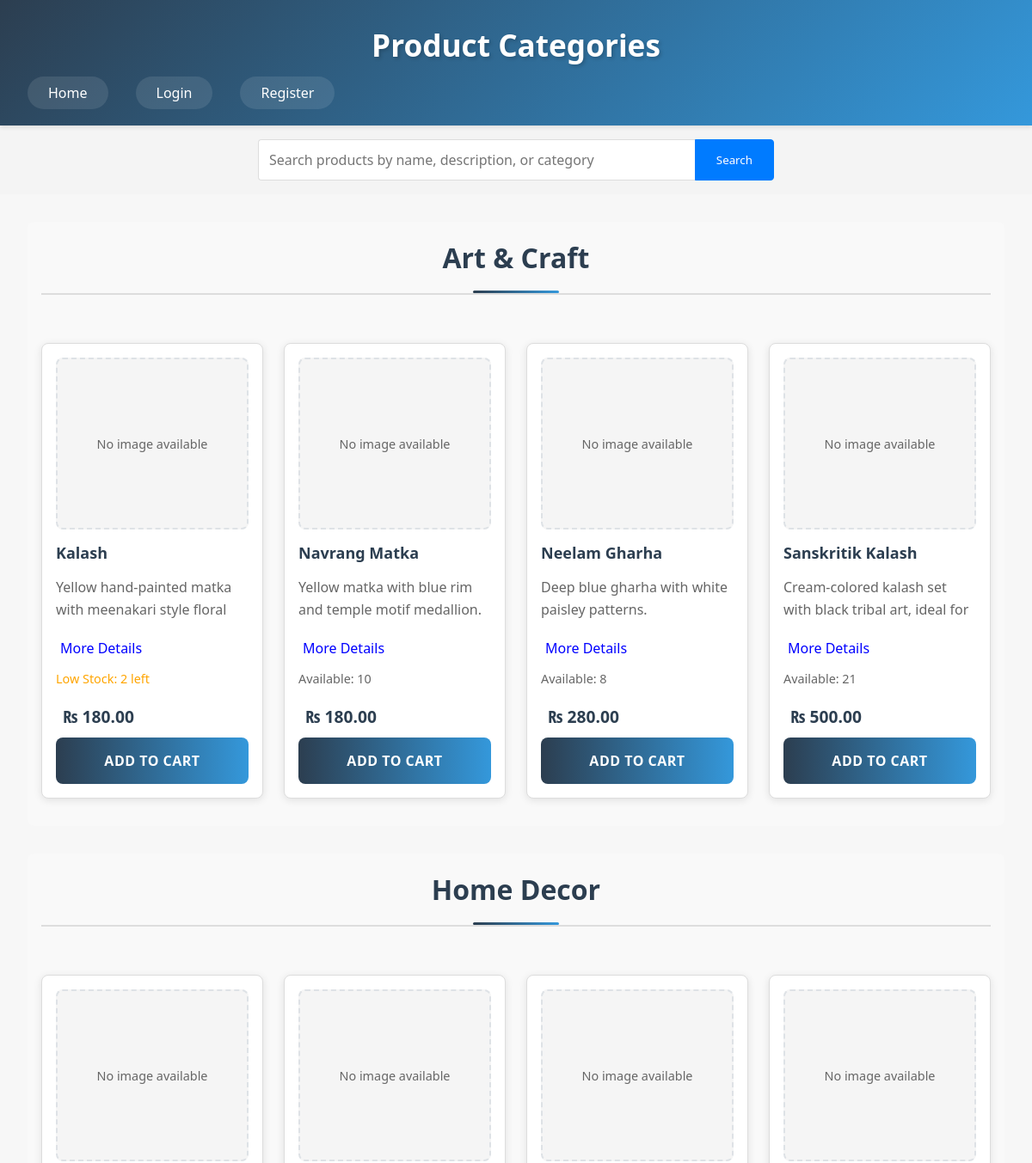
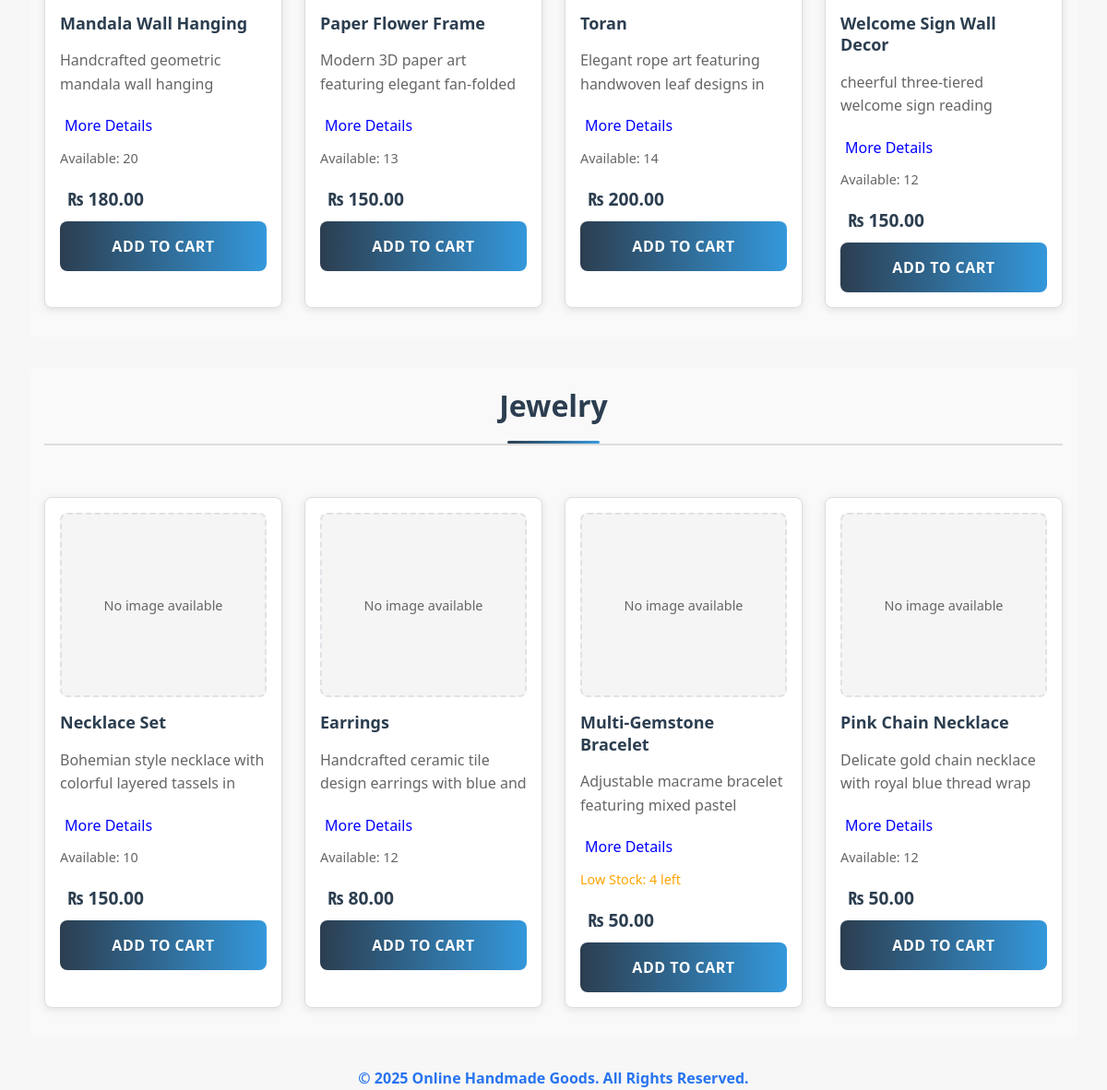
Screenshot of /productCategory.php with the database file from the repository (2 pictures, top to bottom).
### tables this page shows
CREATE TABLE `products` (
  `product_id` int(11) NOT NULL,
  `name` varchar(100) NOT NULL,
  `description` text DEFAULT NULL,
  `price` decimal(10,2) NOT NULL,
  `stock` int(11) NOT NULL,
  `Image` varchar(255) NOT NULL,
  `category_id` int(11) NOT NULL
);

### productCategory.php (the view, shortened to what this page needs)
<?php
include 'db.php';
$search_query = isset($_GET['search']) ? $con->real_escape_string($_GET['search']) : '';
$query = "SELECT c.category_id, c.name as category_name,
          p.product_id, p.name as product_name, p.description, p.price, p.Image, p.stock
          FROM categories c
          LEFT JOIN products p ON c.category_id = p.category_id
          WHERE p.name LIKE '%$search_query%' OR p.description LIKE '%$search_query%' OR c.name LIKE '%$search_query%'
          ORDER BY c.name, p.name";
$result = $con->query($query);
$categories = [];
while ($row = $result->fetch_assoc()) {
    if (!isset($categories[$row['category_id']])) {
        $categories[$row['category_id']] = [
            'name' => $row['category_name'],
            'products' => []
        ];
    }
    if ($row['product_id']) {
        $categories[$row['category_id']]['products'][] = [
            'id' => $row['product_id'],
            'name' => $row['product_name'],
            'description' => $row['description'],
            'price' => $row['price'],
            'image' => $row['Image'],
            'stock' => $row['stock']
        ];
    }
}
?>
<!DOCTYPE html>
<html lang="en">
<head>
    <link rel="stylesheet" href="Styles/index.css">
</head>
<body>
<header>
    <div class="header-content">
        <div class="header-title">
            <h1>Product Categories</h1>
        </div>
        <div class="header-navigation">
            <nav>
                <ul>
                    <li><a href="index.php">Home</a></li>
                    <?php if(isset($_SESSION['user_id'])): ?>
                        <li><a class="logoutbtn" href="logout.php">Logout</a></li>
                        <li>
                            <a href="Cart.php" class="cart-icon">
                                My Cart
                                <?php
                                $cartCount = isset($_SESSION['cart_count']) ? $_SESSION['cart_count'] : 0;
                                if($cartCount > 0): ?>
                                    <span class="cart-count"><?php echo $cartCount; ?></span>
                                <?php endif; ?>
                            </a>
                        </li>
                    <?php else: ?>
                        <li><a href="login.php">Login</a></li>
                        <li><a href="register.php">Register</a></li>
                    <?php endif; ?>
                </ul>
            </nav>
        </div>
    </div>
</header>
<div class="search-container">
    <form action="productCategory.php" method="GET">
        <input type="text" name="search" class="search-input"
               placeholder="Search products by name, description, or category"
               value="<?php echo htmlspecialchars($search_query); ?>">
        <button type="submit" class="search-button">Search</button>
    </form>
</div>
<div class="container">
    <?php if (empty($categories)): ?>
        <div class="no-products">
            <h2>No products found</h2>
        </div>
    <?php else: ?>
        <?php foreach ($categories as $category): ?>
            <section class="category-section">
                <h2 class="category-title"><?php echo htmlspecialchars($category['name']); ?></h2>
                <?php if (empty($category['products'])): ?>
                    <div class="no-products">
                        <p>No products available in this category</p>
                    </div>
                <?php else: ?>
                    <div class="category-products">
                        <?php foreach ($category['products'] as $product): ?>
                            <div class="product-item">
                                <div class="product-image-container">
                                    <?php if(!empty($product['image']) && file_exists($product['image'])): ?>
                                        <img src="<?php echo htmlspecialchars($product['image']); ?>"
                                            alt="<?php echo htmlspecialchars($product['name']); ?>"
                                            class="product-image">
                                    <?php else: ?>
                                        <div class="error-image">
                                            No image available
                                        </div>
                                    <?php endif; ?>
                                </div>
                                <h3><?php echo htmlspecialchars($product['name']); ?></h3>
                                <p class="product-description">
                                    <?php echo htmlspecialchars($product['description']); ?>
                                </p>
                                <span class="product-more" data-product-id="<?php echo $product['id']; ?>">More Details</span>
                                <div class="stock-info <?php echo ($product['stock'] <= 0 ? 'out-of-stock' : ($product['stock'] <= 5 ? 'low-stock' : '')); ?>">
                                    <?php
                                    if ($product['stock'] <= 0) {
                                        echo 'Out of Stock';
                                    } elseif ($product['stock'] <= 5) {
                                        echo 'Low Stock: ' . $product['stock'] . ' left';
                                    } else {
                                        echo 'Available: ' . $product['stock'];
                                    }
                                    ?>
                                </div>
                                <div class="product-price">
                                    ₨ <?php echo number_format($product['price'], 2); ?>
                                </div>
                                <form action="Cart.php" method="POST" class="cart-form">
                                    <button type="submit"
                                            class="add-to-cart-btn"
                                            <?php echo ($product['stock'] <= 0 ? 'disabled' : ''); ?>>
                                        <?php echo ($product['stock'] <= 0 ? 'Out of Stock' : 'Add to Cart'); ?>
                                    </button>
                                </form>
                            </div>
                        <?php endforeach; ?>
                    </div>
                <?php endif; ?>
            </section>
        <?php endforeach; ?>
    <?php endif; ?>
</div>
    <footer>
        <div class="footer-content">
            <p>&copy; <?php echo date('Y'); ?> Online Handmade Goods. All Rights Reserved.</p>
        </div>
    </footer>
</body>
</html>

### Styles/index.css (style rules this page uses)
* { margin: 0; padding: 0; box-sizing: border-box; font-family: 'Segoe UI', Tahoma, Geneva, Verdana, sans-serif; }
:root { --primary-color: #2c3e50; --secondary-color: #3498db; --accent-color: #e74c3c; --text-color: #333; --light-gray: #f7f7f7; --card-shadow: 0 2px 10px rgba(0, 0, 0, 0.1); --hover-shadow: 0 5px 15px rgba(0, 0, 0, 0.2); --transition-speed: 0.3s; }
body { background-color: var(--light-gray); line-height: 1.6; color: var(--text-color); }
header { background: linear-gradient(135deg, var(--primary-color), var(--secondary-color)); color: white; padding: 1.5rem 2rem; box-shadow: 0 2px 5px rgba(0, 0, 0, 0.1); position: sticky; top: 0; z-index: 1000; }
header h1 { font-size: 2.2rem; margin-bottom: 1rem; text-align: center; text-shadow: 2px 2px 4px rgba(0, 0, 0, 0.2); }
nav ul { list-style: none; display: flex; justify-content: flex-start; gap: 2rem; flex-wrap: wrap; }
nav a { color: white; text-decoration: none; font-weight: 500; padding: 0.5rem 1.5rem; border-radius: 25px; transition: all var(--transition-speed) ease; background-color: rgba(255, 255, 255, 0.1); }
.container { max-width: 1200px; margin: 2rem auto; padding: 0 2rem; }
.container h2 { text-align: center; color: var(--primary-color); margin-bottom: 2.5rem; font-size: 2rem; position: relative; padding-bottom: 1rem; }
.container h2::after { content: ''; position: absolute; bottom: 0; left: 50%; transform: translateX(-50%); width: 100px; height: 3px; background: linear-gradient(to right, var(--primary-color), var(--secondary-color)); border-radius: 2px; }
.product-item { background: white; border-radius: 15px; padding: 1.5rem; box-shadow: var(--card-shadow); transition: all var(--transition-speed) ease; display: flex; flex-direction: column; position: relative; overflow: hidden; }
.product-image-container { width: 100%; height: 250px; margin-bottom: 1.5rem; border-radius: 10px; overflow: hidden; position: relative; }
.product-item h3 { color: var(--primary-color); font-size: 18px; margin-bottom: 1rem; line-height: 1.3; }
.product-item p { color: #666; margin-bottom: 1rem; flex-grow: 1; }
.product-price { font-size: 1.4rem; color: var(--primary-color); font-weight: bold; margin: 1rem 0; display: flex; align-items: center; gap: 0.5rem; }
.product-price::before { content: ''; font-size: 1rem; color: var(--secondary-color); }
.add-to-cart-btn { width: 100%; padding: 1rem; background: linear-gradient(to right, var(--primary-color), var(--secondary-color)); color: white; border: none; border-radius: 8px; cursor: pointer; font-weight: 600; font-size: 1rem; transition: all var(--transition-speed) ease; text-transform: uppercase; letter-spacing: 0.5px; }
.error-image { width: 100%; height: 100%; display: flex; align-items: center; justify-content: center; background-color: #f8f9fa; color: #6c757d; font-size: 0.9em; border: 2px dashed #dee2e6; border-radius: 8px; }
.product-item { animation: fadeIn 0.5s ease-out backwards; }
.product-item:nth-child(1) { animation-delay: 0.1s; }
.product-item:nth-child(2) { animation-delay: 0.2s; }
.product-item:nth-child(3) { animation-delay: 0.3s; }
.product-item:nth-child(4) { animation-delay: 0.4s; }

### rows the page displays
products: shows "No image available", name "Kalash", description "Yellow hand-painted matka with meenakari style floral…", stock "2", price "180.00", shows "ADD TO CART"
products: shows "No image available", name "Navrang Matka", description "Yellow matka with blue rim and temple motif medallion.", stock "10", price "180.00", shows "ADD TO CART"
products: shows "No image available", name "Neelam Gharha", description "Deep blue gharha with white paisley patterns.", stock "8", price "280.00", shows "ADD TO CART"
products: shows "No image available", name "Sanskritik Kalash", description "Cream-colored kalash set with black tribal art, ideal for…", stock "21", price "500.00", shows "ADD TO CART"
products: shows "No image available", name "Mandala Wall Hanging", description "Handcrafted geometric mandala wall hanging…", stock "20", price "180.00", shows "ADD TO CART"
products: shows "No image available", name "Paper Flower Frame", description "Modern 3D paper art featuring elegant fan-folded…", stock "13", price "150.00", shows "ADD TO CART"
products: shows "No image available", name "Toran", description "Elegant rope art featuring handwoven leaf designs in…", stock "14", price "200.00", shows "ADD TO CART"
products: shows "No image available", name "Welcome Sign Wall Decor", description "cheerful three-tiered welcome sign reading…", stock "12", price "150.00", shows "ADD TO CART"
products: shows "No image available", name "Necklace Set", description "Bohemian style necklace with colorful layered tassels in…", stock "10", price "150.00", shows "ADD TO CART"
products: shows "No image available", name "Earrings", description "Handcrafted ceramic tile design earrings with blue and…", stock "12", price "80.00", shows "ADD TO CART"
products: shows "No image available", name "Multi-Gemstone Bracelet", description "Adjustable macrame bracelet featuring mixed pastel…", stock "4", price "50.00", shows "ADD TO CART"
products: shows "No image available", name "Pink Chain Necklace", description "Delicate gold chain necklace with royal blue thread wrap…", stock "12", price "50.00", shows "ADD TO CART"

### other values shown
$category['name'] "Art & Craft"
$category['name'] "Home Decor"
$category['name'] "Jewelry"
